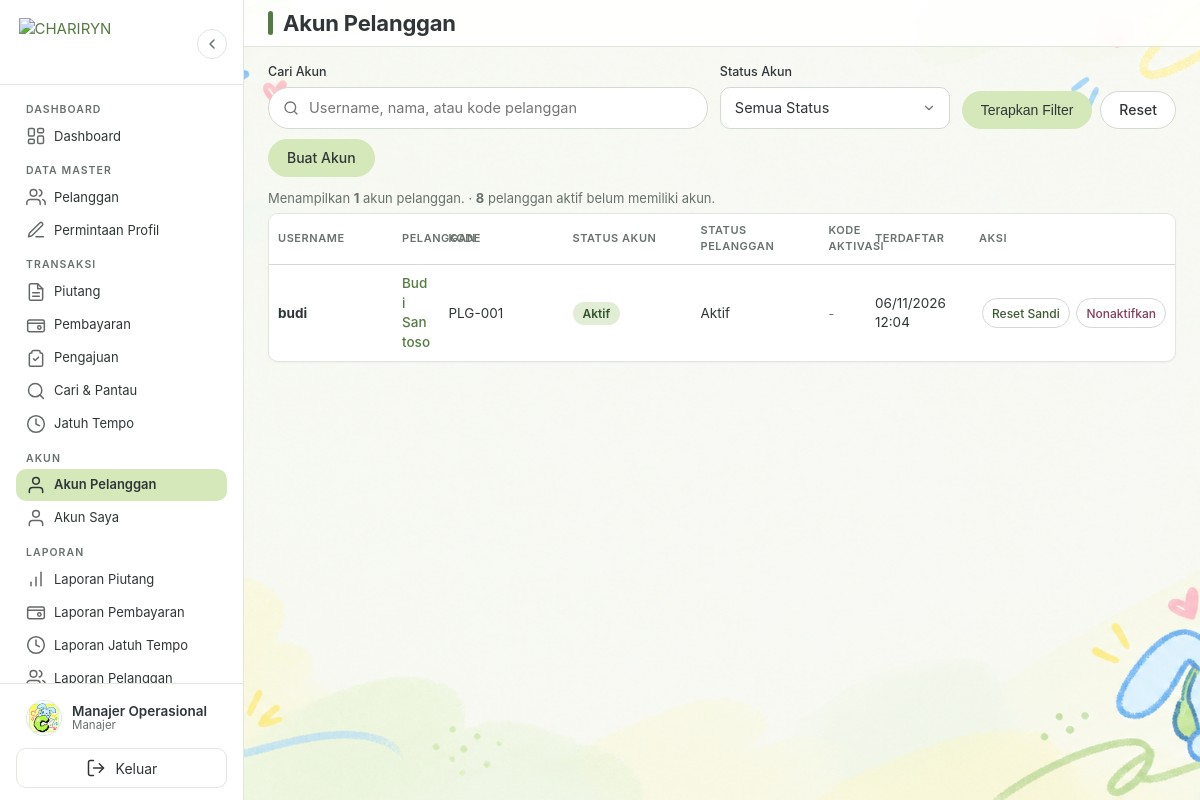
The page /akun-pelanggan/index.php (signed in) on the database its author committed.
### tables this page shows
CREATE TABLE IF NOT EXISTS users (
    id_user INT UNSIGNED NOT NULL AUTO_INCREMENT,
    id_pelanggan INT UNSIGNED NULL,
    username VARCHAR(50) NOT NULL,
    password VARCHAR(255) NOT NULL,
    nama VARCHAR(100) NOT NULL,
    role ENUM('pemilik', 'manajer', 'pelanggan') NOT NULL DEFAULT 'manajer',
    status ENUM('belum aktif', 'aktif', 'nonaktif') NOT NULL DEFAULT 'belum aktif',
    token_aktivasi VARCHAR(64) NULL,
    token_aktivasi_berakhir DATETIME NULL,
    created_at DATETIME NOT NULL DEFAULT CURRENT_TIMESTAMP,
    updated_at DATETIME NOT NULL DEFAULT CURRENT_TIMESTAMP ON UPDATE CURRENT_TIMESTAMP,
    PRIMARY KEY (id_user),
    UNIQUE KEY uq_users_username (username),
    UNIQUE KEY uq_users_pelanggan (id_pelanggan),
    KEY idx_users_role_status (role, status),
    CONSTRAINT fk_users_pelanggan
        FOREIGN KEY (id_pelanggan) REFERENCES pelanggan (id_pelanggan)
        ON DELETE CASCADE ON UPDATE CASCADE
);

CREATE TABLE IF NOT EXISTS pelanggan (
    id_pelanggan INT UNSIGNED NOT NULL AUTO_INCREMENT,
    kode_pelanggan VARCHAR(20) NOT NULL,
    nama_pelanggan VARCHAR(100) NOT NULL,
    alamat TEXT NULL,
    no_hp VARCHAR(20) NULL,
    email VARCHAR(100) NULL,
    status ENUM('aktif', 'nonaktif') NOT NULL DEFAULT 'aktif',
    created_at DATETIME NOT NULL DEFAULT CURRENT_TIMESTAMP,
    updated_at DATETIME NOT NULL DEFAULT CURRENT_TIMESTAMP ON UPDATE CURRENT_TIMESTAMP,
    PRIMARY KEY (id_pelanggan),
    UNIQUE KEY uq_pelanggan_kode (kode_pelanggan),
    KEY idx_pelanggan_nama (nama_pelanggan),
    KEY idx_pelanggan_status (status)
);

### akun-pelanggan/index.php (the view, shortened to what the rows shown need)
<?php
requireManajer();
require_once BASE_PATH . '/includes/kepala.php';
$pdo = koneksiDatabase();
$cari = bersihkan($_GET['cari'] ?? '');
$status = bersihkan($_GET['status'] ?? '');
$daftar = PenggunaService::ambilAkunPelanggan($pdo, $cari, $status);
$tanpaAkun = PenggunaService::pelangganTanpaAkun($pdo);
?>
<div class="table-wrapper">
    <table class="tabel">
        <thead>
            <tr>
                <th class="col-kode">Username</th>
                <th class="col-nama">Pelanggan</th>
                <th class="col-kode">Kode</th>
                <th class="col-status">Status Akun</th>
                <th class="col-status">Status Pelanggan</th>
                <th class="col-keterangan">Kode Aktivasi</th>
                <th class="col-tanggal">Terdaftar</th>
                <th class="tabel-aksi col-aksi">Aksi</th>
            </tr>
        </thead>
        <tbody>
            <?php if ($daftar === []): ?>
                <tr>
                    <td colspan="8">
                        <div class="keadaan-kosong">
                            <h3>Belum Ada Akun Pelanggan</h3>
                            <p><?= $cari !== '' || $status !== '' ? 'Tidak ada akun yang sesuai dengan filter.' : 'Buat akun agar pelanggan dapat melihat piutang miliknya.' ?></p>
                            <?php if ($tanpaAkun !== []): ?>
                                <a class="btn btn-primer" href="<?= BASE_URL ?>akun-pelanggan/tambah.php" data-modal data-judul="Buat Akun Pelanggan">Buat Akun</a>
                            <?php endif; ?>
                        </div>
                    </td>
                </tr>
            <?php else: ?>
                <?php foreach ($daftar as $baris): ?>
                    <?php $kelasStatus = match ((string) $baris['status']) {
                        'aktif' => 'badge-lunas',
                        'belum aktif' => 'badge-belum-lunas',
                        default => 'badge-jatuh-tempo',
                    }; ?>
                    <tr>
                        <td><strong><?= e($baris['username']) ?></strong></td>
                        <td class="tabel-nama">
                            <?php if ($baris['id_pelanggan'] !== null): ?>
                                <a href="<?= BASE_URL ?>pelanggan/detail.php?id=<?= (int) $baris['id_pelanggan'] ?>" data-modal data-judul="Detail <?= e((string) $baris['nama_pelanggan']) ?>"><?= e((string) $baris['nama_pelanggan']) ?></a>
                            <?php else: ?>
                                <?= e($baris['nama']) ?>
                            <?php endif; ?>
                        </td>
                        <td><?= e((string) ($baris['kode_pelanggan'] ?? '-')) ?></td>
                        <td>
                            <span class="badge <?= $kelasStatus ?>"><?= e(ucfirst((string) $baris['status'])) ?></span>
                        </td>
                        <td><?= e(ucfirst((string) ($baris['status_pelanggan'] ?? '-'))) ?></td>
                        <td>
                            <?php if ((string) $baris['status'] === 'belum aktif' && $baris['token_aktivasi'] !== null): ?>
                                <code style="font-size:12px;word-break:break-all;"><?= e((string) $baris['token_aktivasi']) ?></code>
                                <span class="teks-kecil">berlaku sampai <?= e(formatTanggalWaktuIndonesia((string) $baris['token_aktivasi_berakhir'])) ?></span>
                            <?php else: ?>
                                <span class="teks-kecil">-</span>
                            <?php endif; ?>
                        </td>
                        <td><?= e(formatTanggalWaktuIndonesia((string) $baris['created_at'])) ?></td>
                        <td class="tabel-aksi">
                            <?php if ((string) $baris['status'] === 'belum aktif'): ?>
                                <a href="<?= BASE_URL ?>akun-pelanggan/aktivasi.php?id=<?= (int) $baris['id_user'] ?>" data-modal data-judul="Kode Aktivasi <?= e($baris['username']) ?>">Kode Aktivasi</a>
                            <?php else: ?>
                                <a href="<?= BASE_URL ?>akun-pelanggan/reset.php?id=<?= (int) $baris['id_user'] ?>" data-modal data-judul="Reset Kata Sandi <?= e($baris['username']) ?>">Reset Sandi</a>
                                <a class="<?= $baris['status'] === 'aktif' ? 'hapus' : '' ?>" href="<?= BASE_URL ?>akun-pelanggan/status.php?id=<?= (int) $baris['id_user'] ?>" data-modal data-judul="<?= $baris['status'] === 'aktif' ? 'Nonaktifkan' : 'Aktifkan' ?> Akun <?= e($baris['username']) ?>"><?= $baris['status'] === 'aktif' ? 'Nonaktifkan' : 'Aktifkan' ?></a>
                            <?php endif; ?>
                        </td>
                    </tr>
                <?php endforeach; ?>
            <?php endif; ?>
        </tbody>
    </table>
</div>
<?php require_once BASE_PATH . '/includes/footer.php'; ?>

### includes/sidebar.php (shortened to what the rows shown need)
<?php
$peran_sidebar = roleUser();
?>
<aside class="sidebar" id="sidebar">
<?php
$nama_profil = (string) (userSaatIni()['nama'] ?? 'Pengguna');
$label_role_profil = labelRole($peran_sidebar);
?>
    <div class="sidebar-kaki">
        <div class="profil-ringkas">
            <div class="profil-info">
                <span class="nama-user"><?= e($nama_profil) ?></span>
                <span class="role-user"><?= e($label_role_profil) ?></span>
            </div>
        </div>
    </div>
</aside>

### rows shown on the page
users: nama "Manajer Operasional"
users: username "budi", id_pelanggan.nama_pelanggan "Budi Santoso", id_pelanggan.kode_pelanggan "PLG-001", status "Aktif", id_pelanggan.status "Aktif", created_at "06/11/2026 12:04", shows "Nonaktifkan"

### other values the page prints
$label "Dashboard Pelanggan Permintaan Profil Piutang Pembayaran Pengajuan Cari & Pantau Jatuh Tempo Akun Pelanggan Akun Saya Laporan Piutang Laporan Pembayaran Laporan Jatuh Tempo Laporan Pelanggan"
$label_role_profil "Manajer"
$judul_halaman "Akun Pelanggan"
formatAngka(count($daftar)) "1"
formatAngka(count($tanpaAkun)) "8"
